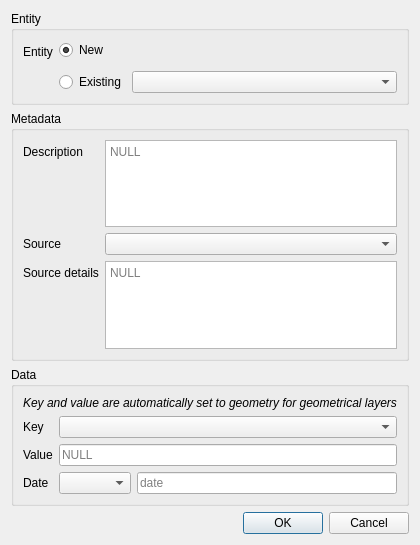
<?xml version="1.0" encoding="UTF-8"?>
<ui version="4.0">
 <class>Dialog</class>
 <widget class="QDialog" name="Dialog">
  <property name="geometry">
   <rect>
    <x>0</x>
    <y>0</y>
    <width>400</width>
    <height>545</height>
   </rect>
  </property>
  <property name="windowTitle">
   <string>Dialog</string>
  </property>
  <layout class="QFormLayout" name="formLayout">
   <item row="0" column="0" colspan="2">
    <widget class="QGroupBox" name="groupBox_2">
     <property name="title">
      <string>Entity</string>
     </property>
     <layout class="QFormLayout" name="formLayout_3">
      <item row="0" column="0">
       <widget class="QLabel" name="label_6">
        <property name="text">
         <string>Entity</string>
        </property>
       </widget>
      </item>
      <item row="0" column="1">
       <layout class="QVBoxLayout" name="verticalLayout">
        <item>
         <widget class="QRadioButton" name="radioButton">
          <property name="text">
           <string>New</string>
          </property>
          <property name="checked">
           <bool>true</bool>
          </property>
         </widget>
        </item>
        <item>
         <layout class="QHBoxLayout" name="horizontalLayout">
          <property name="topMargin">
           <number>5</number>
          </property>
          <item>
           <widget class="QRadioButton" name="radioButton_2">
            <property name="text">
             <string>Existing</string>
            </property>
           </widget>
          </item>
          <item>
           <widget class="QComboBox" name="entity_id">
            <property name="sizePolicy">
             <sizepolicy hsizetype="Expanding" vsizetype="Fixed">
              <horstretch>0</horstretch>
              <verstretch>0</verstretch>
             </sizepolicy>
            </property>
           </widget>
          </item>
         </layout>
        </item>
       </layout>
      </item>
     </layout>
    </widget>
   </item>
   <item row="1" column="0" colspan="2">
    <widget class="QGroupBox" name="groupBox">
     <property name="title">
      <string>Metadata</string>
     </property>
     <layout class="QFormLayout" name="formLayout_2">
      <item row="0" column="0">
       <widget class="QLabel" name="label">
        <property name="text">
         <string>Description</string>
        </property>
       </widget>
      </item>
      <item row="0" column="1">
       <widget class="QPlainTextEdit" name="description">
        <property name="placeholderText">
         <string>NULL</string>
        </property>
       </widget>
      </item>
      <item row="1" column="0">
       <widget class="QLabel" name="label_7">
        <property name="text">
         <string>Source</string>
        </property>
       </widget>
      </item>
      <item row="1" column="1">
       <widget class="QComboBox" name="source_id"/>
      </item>
      <item row="2" column="0">
       <widget class="QLabel" name="label_8">
        <property name="text">
         <string>Source details</string>
        </property>
       </widget>
      </item>
      <item row="2" column="1">
       <widget class="QPlainTextEdit" name="source_description">
        <property name="placeholderText">
         <string>NULL</string>
        </property>
       </widget>
      </item>
     </layout>
    </widget>
   </item>
   <item row="3" column="0" colspan="2">
    <widget class="QGroupBox" name="groupBox_3">
     <property name="title">
      <string>Data</string>
     </property>
     <layout class="QFormLayout" name="formLayout_4">
      <item row="0" column="0" colspan="2">
       <widget class="QLabel" name="autoKeyValueMessage">
        <property name="font">
         <font>
          <italic>true</italic>
         </font>
        </property>
        <property name="text">
         <string>Key and value are automatically set to geometry for geometrical layers</string>
        </property>
        <property name="textFormat">
         <enum>Qt::PlainText</enum>
        </property>
        <property name="alignment">
         <set>Qt::AlignCenter</set>
        </property>
       </widget>
      </item>
      <item row="1" column="0">
       <widget class="QLabel" name="label_2">
        <property name="text">
         <string>Key</string>
        </property>
       </widget>
      </item>
      <item row="1" column="1">
       <widget class="QComboBox" name="key"/>
      </item>
      <item row="2" column="0">
       <widget class="QLabel" name="label_3">
        <property name="text">
         <string>Value</string>
        </property>
       </widget>
      </item>
      <item row="2" column="1">
       <widget class="QLineEdit" name="value">
        <property name="placeholderText">
         <string>NULL</string>
        </property>
       </widget>
      </item>
      <item row="3" column="0">
       <widget class="QLabel" name="label_4">
        <property name="text">
         <string>Date</string>
        </property>
       </widget>
      </item>
      <item row="3" column="1">
       <layout class="QHBoxLayout" name="horizontalLayout_2">
        <item>
         <widget class="QComboBox" name="interpolation"/>
        </item>
        <item>
         <widget class="QLineEdit" name="date">
          <property name="inputMask">
           <string>9999</string>
          </property>
          <property name="placeholderText">
           <string>date</string>
          </property>
         </widget>
        </item>
       </layout>
      </item>
     </layout>
    </widget>
   </item>
   <item row="9" column="0" colspan="2">
    <widget class="QDialogButtonBox" name="buttonBox">
     <property name="orientation">
      <enum>Qt::Horizontal</enum>
     </property>
     <property name="standardButtons">
      <set>QDialogButtonBox::Cancel|QDialogButtonBox::Ok</set>
     </property>
    </widget>
   </item>
  </layout>
 </widget>
 <resources/>
 <connections>
  <connection>
   <sender>buttonBox</sender>
   <signal>accepted()</signal>
   <receiver>Dialog</receiver>
   <slot>accept()</slot>
   <hints>
    <hint type="sourcelabel">
     <x>248</x>
     <y>254</y>
    </hint>
    <hint type="destinationlabel">
     <x>157</x>
     <y>274</y>
    </hint>
   </hints>
  </connection>
  <connection>
   <sender>buttonBox</sender>
   <signal>rejected()</signal>
   <receiver>Dialog</receiver>
   <slot>reject()</slot>
   <hints>
    <hint type="sourcelabel">
     <x>316</x>
     <y>260</y>
    </hint>
    <hint type="destinationlabel">
     <x>286</x>
     <y>274</y>
    </hint>
   </hints>
  </connection>
 </connections>
</ui>
